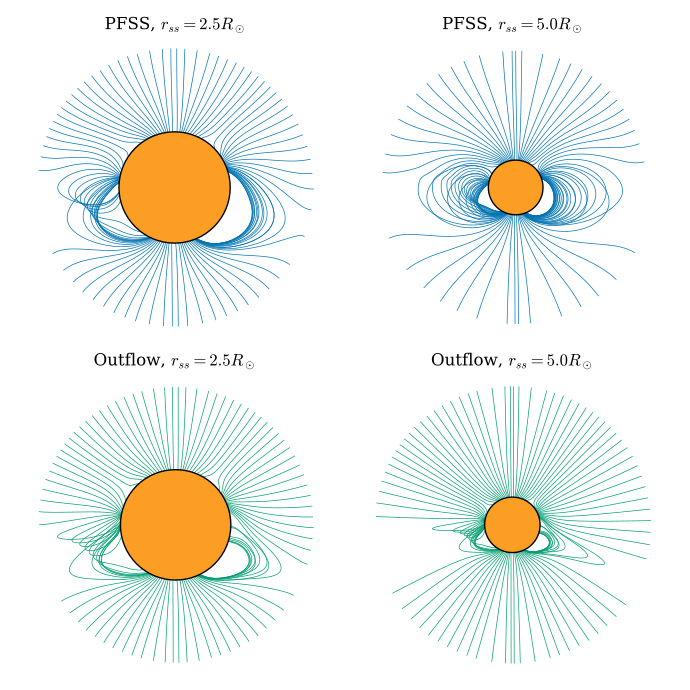

The Python source for this figure:
#This one for making simple plots of the field line shapes. Let's see how these come out...

import sys, random, time
import os
from datetime import datetime, timedelta
from pathlib import Path
import outflowpy
import numpy as np
import random
import matplotlib.pyplot as plt
import seaborn as sns
import astropy.constants as const
import matplotlib.patches as patches
from cycler import cycler


plt.rcParams.update({
    "text.usetex": False,
    "mathtext.fontset": "cm",  # LaTeX-like Computer Modern
    "font.family": "serif",
})


colors = sns.color_palette('colorblind')

ns = 90#180
nphi = 180#360
nrho = 60


obs_time = "2017-08-21T00:00:00"
mfs = [0.0, 5e-17]
temps = [1e6, 2.0e6]

rsses = [2.5,5.0]

hmi_map = outflowpy.obtain_data.prepare_hmi_mdi_time(obs_time, ns, nphi, smooth = 1.0*5e-2/nphi, use_cached = True)

fig, axs = plt.subplots(2,2, figsize = (6.9, 6.9))

model_labs = ["PFSS", "Outflow"]

for mi, model in enumerate(mfs[:]):

    mf_constant = mfs[mi]
    corona_temp = temps[mi]
    for ri, rss in enumerate(rsses[:]):
        ax = axs[mi, ri]
        r_label = "$r_{ss} = %.1f R_\odot$" % rss
        print(mf_constant, corona_temp, rss)
        outflow_in = outflowpy.Input(hmi_map, nrho, rss, mf_constant = mf_constant, corona_temp = corona_temp)
        outflow_out = outflowpy.outflow_fortran(outflow_in)

        seeds = outflowpy.utils.equal_seed_sampler(outflow_out, 100, 1.5)

        tracer = outflowpy.tracing.FastTracer()

        field_lines = tracer.trace(seeds, outflow_out, save_flag = True)

        transformed_lines = []

        for fi, fline in enumerate(field_lines):
            coords = fline.coords
            coords.representation_type = 'cartesian'
            line = np.zeros((2, len(coords)))
            line[0,:] = coords.y/const.R_sun; line[1,:] = coords.z/const.R_sun
            transformed_lines.append([line[0,:], line[1,:]])

            ax.plot(line[0,:], line[1,:], c = colors[mi * 2], linewidth = 0.5, zorder = 0)

        circle = patches.Circle(
            (0.0, 0.0),
            1.0,
            facecolor="#fc9e23",
            edgecolor="black",
            linewidth=1
        )

        ax.add_patch(circle)
        ax.axis('equal')
        ax.set_xticks([])
        ax.set_yticks([])
        ax.set_axis_off()
        ax.set_title(f"{model_labs[mi]}, {r_label}")
cmap = sns.diverging_palette(220, 20, as_cmap=True)



plt.tight_layout()
plt.savefig('4_plot_flines.pdf')
plt.show()
